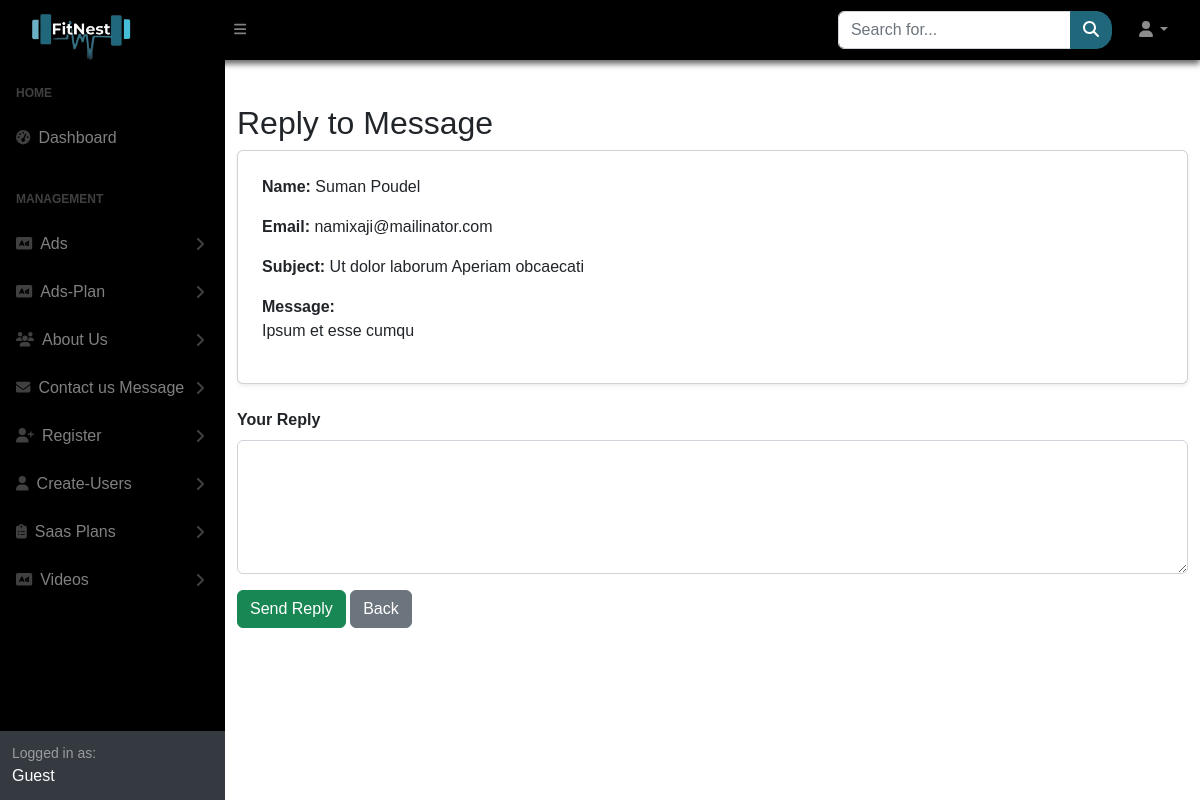
The app's page /SuperAdmin/contactUs/reply.php?id=9 with its own data.
### tables this page shows
CREATE TABLE `contact_queries` (
  `query_id` int(11) NOT NULL,
  `gym_id` int(11) DEFAULT NULL,
  `name` varchar(150) NOT NULL,
  `email` varchar(150) NOT NULL,
  `contact` varchar(20) DEFAULT NULL,
  `subject` varchar(255) NOT NULL,
  `message` text NOT NULL,
  `status` enum('pending','replied','closed') DEFAULT 'pending',
  `reply` text DEFAULT NULL,
  `created_at` timestamp NOT NULL DEFAULT current_timestamp(),
  `updated_at` timestamp NOT NULL DEFAULT current_timestamp() ON UPDATE current_timestamp()
);

### SuperAdmin/contactUs/reply.php (the view, shortened to what this page needs)
<?php
include '../../database/db_connect.php';
$data = [];
if (isset($_GET['id'])) {
    $id = intval($_GET['id']);
    $query = "SELECT * FROM contact_queries WHERE query_id = ?";
    $stmt = $conn->prepare($query);
    $stmt->bind_param("i", $id);
    $stmt->execute();
    $result = $stmt->get_result();
    $data = $result->fetch_assoc();
}
require '../sidelayout.php';
?>
<div id="layoutSidenav_content">
    <div class="container py-5">
        <h2>Reply to Message</h2>
        <?php if (!empty($data)) : ?>
            <div class="card p-4 mb-4 shadow-sm">
                <p><strong>Name:</strong> <?= htmlspecialchars($data['name']) ?></p>
                <p><strong>Email:</strong> <?= htmlspecialchars($data['email']) ?></p>
                <p><strong>Subject:</strong> <?= htmlspecialchars($data['subject']) ?></p>
                <p><strong>Message:</strong><br><?= nl2br(htmlspecialchars($data['message'])) ?></p>
            </div>
            <form method="POST">
                <div class="mb-3">
                    <label for="reply_message" class="form-label"><strong>Your Reply</strong></label>
                    <textarea class="form-control" id="reply_message" name="reply_message" rows="5" required></textarea>
                </div>
                <button type="submit" class="btn btn-success">Send Reply</button>
                <a href="index.php" class="btn btn-secondary">Back</a>
            </form>
        <?php else : ?>
            <p class="text-danger">No data found for this query.</p>
            <a href="index.php" class="btn btn-secondary">Back</a>
        <?php endif; ?>
    </div>
</div>
<?php require("../assets/link.php"); ?>

### SuperAdmin/assets/css/landing.css (style rules this page uses)
* { margin: 0; padding: 0; box-sizing: border-box; font-family: Sans-serif; }
html { height: 100%; scroll-behavior: smooth; }

### records on screen
contact_queries: name "Suman Poudel", email "namixaji@mailinator.com", subject "Ut dolor laborum Aperiam obcaecati", message "Ipsum et esse cumqu"
